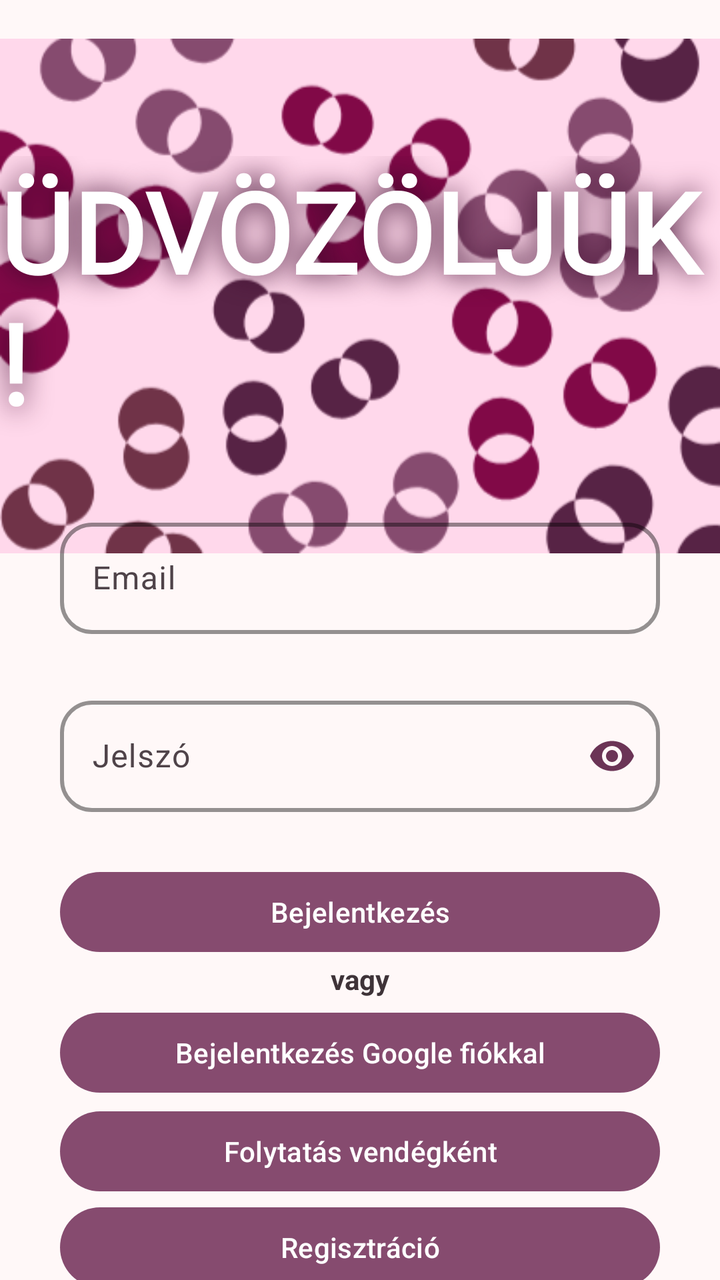
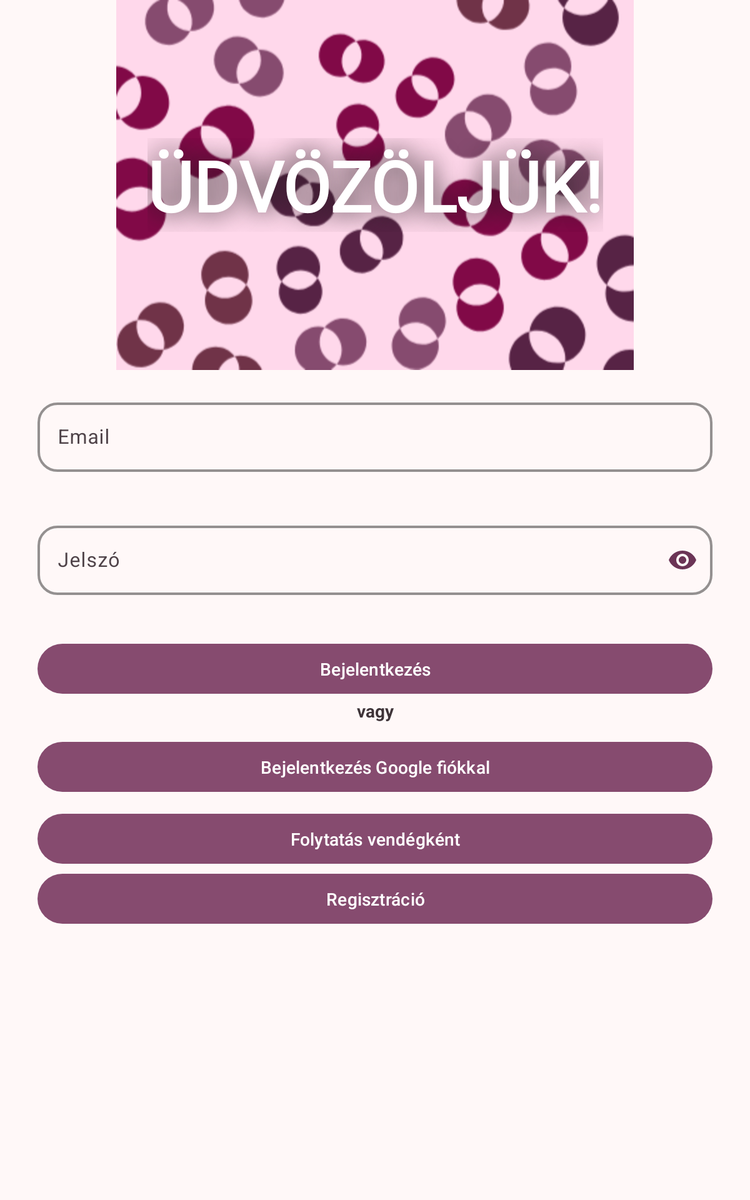

An Android layout and its configuration variant, each rendered on a device that would load it. The default file and the variant file are quoted in full after the pictures.
<!-- AndroidManifest.xml: application theme Base.Theme.NailAppt -->
<!-- res/layout/activity_signin.xml -->
<?xml version="1.0" encoding="utf-8"?>
<androidx.constraintlayout.widget.ConstraintLayout xmlns:android="http://schemas.android.com/apk/res/android"
    xmlns:app="http://schemas.android.com/apk/res-auto"
    xmlns:tools="http://schemas.android.com/tools"
    android:id="@+id/signin"
    android:layout_width="match_parent"
    android:layout_height="match_parent"
    android:background="@color/md_theme_background"
    android:fadingEdge="horizontal|vertical"
    android:fadingEdgeLength="30dp"
    android:windowSoftInputMode="adjustResize"
    tools:context=".SignInActivity">

    <ImageView
        android:id="@+id/pinkBanner"
        android:layout_width="wrap_content"
        android:layout_height="wrap_content"
        android:contentDescription="@string/pink_banner"
        android:src="@drawable/splash4"
        app:layout_constraintEnd_toEndOf="parent"
        app:layout_constraintStart_toStartOf="parent"
        app:layout_constraintTop_toTopOf="parent" />


    <TextView
        android:id="@+id/welcomeText"
        android:layout_width="wrap_content"
        android:layout_height="wrap_content"
        android:fontFamily="@font/jaldi"
        android:shadowColor="@color/md_theme_onPrimaryFixed"
        android:shadowRadius="35"
        android:text="@string/welcome"
        android:textAllCaps="true"
        android:textAppearance="@style/TextAppearance.AppCompat.Display3"
        android:textColor="@color/md_theme_onPrimaryFixedVariant_highContrast"
        android:textStyle="bold"
        android:typeface="normal"
        app:layout_constraintBottom_toBottomOf="@+id/pinkBanner"
        app:layout_constraintEnd_toEndOf="parent"
        app:layout_constraintHorizontal_bias="0.5"
        app:layout_constraintStart_toStartOf="parent"
        app:layout_constraintTop_toTopOf="@+id/pinkBanner" />

    <androidx.constraintlayout.widget.Barrier
        android:layout_width="match_parent"
        android:layout_height="match_parent"
        />

    <com.google.android.material.textfield.TextInputLayout
        android:id="@+id/editTextEmailLayout"
        android:layout_width="match_parent"
        android:layout_height="wrap_content"
        android:layout_marginStart="30dp"
        android:layout_marginEnd="30dp"
        app:boxBackgroundMode="outline"
        app:boxCornerRadiusBottomEnd="16dp"
        app:boxCornerRadiusBottomStart="16dp"
        app:boxCornerRadiusTopEnd="16dp"
        app:boxCornerRadiusTopStart="16dp"
        app:boxStrokeColor="@color/md_theme_onPrimaryContainer"
        app:boxStrokeWidth="2dp"
        app:errorEnabled="true"
        app:layout_constraintBottom_toBottomOf="parent"
        app:layout_constraintTop_toTopOf="parent"
        app:layout_constraintVertical_bias="0.458"
        app:passwordToggleTint="@color/md_theme_onPrimaryContainer"
        tools:layout_editor_absoluteX="30dp">

        <com.google.android.material.textfield.TextInputEditText
            android:id="@+id/editTextEmail"
            android:layout_width="match_parent"
            android:layout_height="wrap_content"
            android:background="@null"
            android:cursorVisible="true"
            android:ems="10"
            android:hint="@string/email"
            android:inputType="textEmailAddress"
            tools:layout_editor_absoluteX="0dp" />

    </com.google.android.material.textfield.TextInputLayout>

    <com.google.android.material.textfield.TextInputLayout
        android:id="@+id/editTextPasswordLayout"
        android:layout_width="match_parent"
        android:layout_height="wrap_content"
        android:layout_marginStart="30dp"
        android:layout_marginEnd="30dp"
        app:boxCornerRadiusBottomEnd="16dp"
        app:boxCornerRadiusBottomStart="16dp"
        app:boxCornerRadiusTopEnd="16dp"
        app:boxCornerRadiusTopStart="16dp"
        app:boxStrokeColor="@color/md_theme_onPrimaryContainer"
        app:boxStrokeWidth="2dp"
        app:errorEnabled="true"
        app:layout_constraintBottom_toBottomOf="parent"
        app:layout_constraintTop_toBottomOf="@+id/editTextEmailLayout"
        app:layout_constraintVertical_bias="0.035"
        app:passwordToggleEnabled="true"
        app:passwordToggleTint="@color/md_theme_onPrimaryContainer"
        tools:layout_editor_absoluteX="30dp">

        <com.google.android.material.textfield.TextInputEditText
            android:id="@+id/editTextPassword"
            android:layout_width="match_parent"
            android:layout_height="wrap_content"
            android:ems="10"
            android:hint="@string/password"
            android:inputType="textPassword"
            tools:layout_editor_absoluteX="0dp" />
    </com.google.android.material.textfield.TextInputLayout>


    <Button
        android:id="@+id/loginButton"
        android:layout_width="0dp"
        android:layout_height="wrap_content"
        android:layout_marginStart="30dp"
        android:layout_marginEnd="30dp"
        android:onClick="login"
        android:text="@string/signin"
        android:windowSoftInputMode="adjustResize"
        app:layout_constraintBottom_toBottomOf="parent"
        app:layout_constraintEnd_toEndOf="parent"
        app:layout_constraintStart_toStartOf="parent"
        app:layout_constraintTop_toBottomOf="@+id/editTextPasswordLayout"
        app:layout_constraintVertical_bias="0.035" />


    <TextView
        android:id="@+id/textView2"
        android:layout_width="wrap_content"
        android:layout_height="wrap_content"
        android:text="@string/or"
        android:textColor="@color/md_theme_onSurfaceVariant_mediumContrast"
        android:textStyle="bold"
        app:layout_constraintEnd_toEndOf="parent"
        app:layout_constraintStart_toStartOf="parent"
        app:layout_constraintTop_toBottomOf="@+id/loginButton" />

    <Button
        android:id="@+id/googleSignInButton"
        android:layout_width="0dp"
        android:layout_height="wrap_content"
        android:layout_marginStart="30dp"

        android:layout_marginEnd="30dp"
        android:onClick="loginWithGoogle"
        android:text="@string/loginWithGoogle"
        app:layout_constraintBottom_toBottomOf="parent"
        app:layout_constraintEnd_toEndOf="parent"
        app:layout_constraintHorizontal_bias="0.0"
        app:layout_constraintStart_toStartOf="parent"
        app:layout_constraintTop_toBottomOf="@+id/textView2"
        app:layout_constraintVertical_bias="0.035" />

    <Button
        android:id="@+id/guestSignInButton"
        android:layout_width="0dp"
        android:layout_height="wrap_content"
        android:layout_marginStart="30dp"
        android:layout_marginEnd="30dp"
        android:onClick="loginAsGuest"
        android:text="@string/continueAsGuest"
        app:layout_constraintBottom_toBottomOf="parent"
        app:layout_constraintEnd_toEndOf="parent"
        app:layout_constraintHorizontal_bias="0.0"
        app:layout_constraintStart_toStartOf="parent"
        app:layout_constraintTop_toBottomOf="@+id/googleSignInButton"
        app:layout_constraintVertical_bias="0.035" />

    <Button
        android:id="@+id/registerButton"
        android:layout_width="0dp"
        android:layout_height="wrap_content"
        android:layout_marginStart="30dp"
        android:layout_marginEnd="30dp"
        android:onClick="register"
        android:text="@string/signup"
        app:layout_constraintBottom_toBottomOf="parent"
        app:layout_constraintEnd_toEndOf="parent"
        app:layout_constraintHorizontal_bias="0.0"
        app:layout_constraintStart_toStartOf="parent"
        app:layout_constraintTop_toBottomOf="@+id/guestSignInButton"
        app:layout_constraintVertical_bias="0.035" />


</androidx.constraintlayout.widget.ConstraintLayout>
<!-- resources referenced by this layout -->
<resources>
  <color name="md_theme_background">#FFF8F8</color>
  <color name="md_theme_onPrimaryContainer">#6B3456</color>
  <color name="md_theme_onPrimaryFixed">#370729</color>
  <color name="md_theme_onPrimaryFixedVariant_highContrast">#FFFFFF</color>
  <color name="md_theme_onSurfaceVariant_mediumContrast">#3E3338</color>
  <string name="continueAsGuest">Folytatás vendégként</string>
  <string name="email">Email</string>
  <string name="loginWithGoogle">Bejelentkezés Google fiókkal</string>
  <string name="or">vagy</string>
  <string name="password">Jelszó</string>
  <string name="pink_banner">Pink banner</string>
  <string name="signin">Bejelentkezés</string>
  <string name="signup">Regisztráció</string>
  <string name="welcome">Üdvözöljük!</string>
  <color name="md_theme_primary">#864B6F</color>
  <color name="md_theme_onPrimary">#FFFFFF</color>
  <color name="md_theme_primaryContainer">#FFD8EB</color>
  <color name="md_theme_secondary">#7E4D7B</color>
  <color name="md_theme_onSecondary">#FFFFFF</color>
  <color name="md_theme_secondaryContainer">#FFD6F7</color>
  <color name="md_theme_onSecondaryContainer">#643662</color>
  <color name="md_theme_tertiary">#8C4A60</color>
  <color name="md_theme_onTertiary">#FFFFFF</color>
  <color name="md_theme_tertiaryContainer">#FFD9E2</color>
  <color name="md_theme_onTertiaryContainer">#703348</color>
  <color name="md_theme_error">#BA1A1A</color>
  <color name="md_theme_onError">#FFFFFF</color>
  <color name="md_theme_errorContainer">#FFDAD6</color>
  <color name="md_theme_onErrorContainer">#93000A</color>
  <color name="md_theme_onBackground">#211A1D</color>
  <color name="md_theme_surface">#FFF8F8</color>
  <color name="md_theme_onSurface">#211A1D</color>
  <color name="md_theme_surfaceVariant">#F0DEE5</color>
  <color name="md_theme_onSurfaceVariant">#4F4349</color>
  <color name="md_theme_outline">#817379</color>
  <color name="md_theme_outlineVariant">#D3C2C9</color>
  <color name="md_theme_inverseSurface">#362E32</color>
  <color name="md_theme_inverseOnSurface">#FCEDF2</color>
  <color name="md_theme_inversePrimary">#FAB1D9</color>
  <color name="md_theme_primaryFixed">#FFD8EB</color>
  <color name="md_theme_primaryFixedDim">#FAB1D9</color>
  <color name="md_theme_onPrimaryFixedVariant">#6B3456</color>
  <color name="md_theme_secondaryFixed">#FFD6F7</color>
  <color name="md_theme_onSecondaryFixed">#330834</color>
  <color name="md_theme_secondaryFixedDim">#EFB3E8</color>
  <color name="md_theme_onSecondaryFixedVariant">#643662</color>
  <color name="md_theme_tertiaryFixed">#FFD9E2</color>
  <color name="md_theme_onTertiaryFixed">#3A071D</color>
  <color name="md_theme_tertiaryFixedDim">#FFB1C8</color>
  <color name="md_theme_onTertiaryFixedVariant">#703348</color>
  <color name="md_theme_surfaceDim">#E4D6DB</color>
  <color name="md_theme_surfaceBright">#FFF8F8</color>
  <color name="md_theme_surfaceContainerLowest">#FFFFFF</color>
  <color name="md_theme_surfaceContainerLow">#FFF0F5</color>
  <color name="md_theme_surfaceContainer">#F9EAEF</color>
  <color name="md_theme_surfaceContainerHigh">#F3E4E9</color>
  <color name="md_theme_surfaceContainerHighest">#EDDFE4</color>
</resources>
<!-- res/layout-h680dp/activity_signin.xml (the repository's variant of the layout above) -->
<!-- drawn on a 7-inch tablet held upright -->
<?xml version="1.0" encoding="utf-8"?>
<androidx.constraintlayout.widget.ConstraintLayout
    xmlns:android="http://schemas.android.com/apk/res/android"
    xmlns:app="http://schemas.android.com/apk/res-auto"
    xmlns:tools="http://schemas.android.com/tools"
    android:id="@+id/signin"
    android:layout_width="match_parent"
    android:layout_height="match_parent"
    android:background="@color/md_theme_background"
    android:fadingEdge="horizontal|vertical"
    android:fadingEdgeLength="30dp"
    android:windowSoftInputMode="adjustResize"
    tools:context=".SignInActivity">


    <ImageView
        android:id="@+id/pinkBanner"
        android:layout_width="wrap_content"
        android:layout_height="wrap_content"
        android:contentDescription="@string/pink_banner"
        android:src="@drawable/splash4"
        app:layout_constraintEnd_toEndOf="parent"
        app:layout_constraintStart_toStartOf="parent"
        app:layout_constraintTop_toTopOf="parent"
        app:layout_constraintVertical_bias="0" />

    <TextView
        android:id="@+id/welcomeText"
        android:layout_width="wrap_content"
        android:layout_height="wrap_content"
        android:fontFamily="@font/jaldi"
        android:shadowColor="@color/md_theme_onBackground_mediumContrast"
        android:shadowRadius="35"
        android:text="@string/welcome"
        android:textAllCaps="true"
        android:textAppearance="@style/TextAppearance.AppCompat.Display3"
        android:textColor="@color/md_theme_onSecondary"
        android:textStyle="bold"
        android:typeface="normal"
        app:layout_constraintBottom_toBottomOf="@+id/pinkBanner"
        app:layout_constraintEnd_toEndOf="parent"
        app:layout_constraintHorizontal_bias="0.5"
        app:layout_constraintStart_toStartOf="parent"
        app:layout_constraintTop_toTopOf="@+id/pinkBanner" />


    <com.google.android.material.textfield.TextInputLayout
        android:id="@+id/editTextEmailLayout"
        android:layout_width="match_parent"
        android:layout_height="wrap_content"
        android:layout_marginStart="30dp"
        android:layout_marginEnd="30dp"
        app:boxBackgroundMode="outline"
        app:boxCornerRadiusBottomEnd="16dp"
        app:boxCornerRadiusBottomStart="16dp"
        app:boxCornerRadiusTopEnd="16dp"
        app:boxCornerRadiusTopStart="16dp"
        app:boxStrokeColor="@color/md_theme_onPrimaryContainer"
        app:boxStrokeWidth="2dp"
        app:errorEnabled="true"
        app:layout_constraintBottom_toBottomOf="parent"
        app:layout_constraintTop_toBottomOf="@+id/pinkBanner"
        app:layout_constraintVertical_bias="0.035"
        app:passwordToggleTint="@color/md_theme_onPrimaryContainer">

        <com.google.android.material.textfield.TextInputEditText
            android:id="@+id/editTextEmail"
            android:layout_width="match_parent"
            android:layout_height="wrap_content"
            android:background="@null"
            android:cursorVisible="true"
            android:ems="10"
            android:hint="@string/email"
            android:inputType="textEmailAddress"
            tools:layout_editor_absoluteX="0dp" />

    </com.google.android.material.textfield.TextInputLayout>

    <com.google.android.material.textfield.TextInputLayout
        android:id="@+id/editTextPasswordLayout"
        android:layout_width="match_parent"
        android:layout_height="wrap_content"
        android:layout_marginStart="30dp"
        android:layout_marginEnd="30dp"
        app:boxCornerRadiusBottomEnd="16dp"
        app:boxCornerRadiusBottomStart="16dp"
        app:boxCornerRadiusTopEnd="16dp"
        app:boxCornerRadiusTopStart="16dp"
        app:boxStrokeColor="@color/md_theme_onPrimaryContainer"
        app:boxStrokeWidth="2dp"
        app:errorEnabled="true"
        app:layout_constraintBottom_toBottomOf="parent"
        app:layout_constraintTop_toBottomOf="@+id/editTextEmailLayout"
        app:layout_constraintVertical_bias="0.035"
        app:passwordToggleEnabled="true"
        app:passwordToggleTint="@color/md_theme_onPrimaryContainer">

        <com.google.android.material.textfield.TextInputEditText
            android:id="@+id/editTextPassword"
            android:layout_width="match_parent"
            android:layout_height="wrap_content"
            android:ems="10"
            android:hint="@string/password"
            android:inputType="textPassword"
            tools:layout_editor_absoluteX="0dp" />
    </com.google.android.material.textfield.TextInputLayout>


    <Button
        android:id="@+id/loginButton"
        android:layout_width="0dp"
        android:layout_height="wrap_content"
        android:layout_marginStart="30dp"
        android:layout_marginEnd="30dp"
        android:onClick="login"
        android:text="@string/signin"
        android:windowSoftInputMode="adjustResize"
        app:layout_constraintBottom_toBottomOf="parent"
        app:layout_constraintEnd_toEndOf="parent"
        app:layout_constraintStart_toStartOf="parent"
        app:layout_constraintTop_toBottomOf="@+id/editTextPasswordLayout"
        app:layout_constraintVertical_bias="0.035" />


    <TextView
        android:id="@+id/textView2"
        android:layout_width="wrap_content"
        android:layout_height="wrap_content"
        android:text="@string/or"
        android:textColor="@color/md_theme_onSurfaceVariant_mediumContrast"
        android:textStyle="bold"
        app:layout_constraintEnd_toEndOf="parent"
        app:layout_constraintStart_toStartOf="parent"
        app:layout_constraintTop_toBottomOf="@+id/loginButton" />

    <Button
        android:id="@+id/googleSignInButton"
        android:layout_width="0dp"
        android:layout_height="wrap_content"
        android:layout_marginStart="30dp"

        android:layout_marginEnd="30dp"
        android:onClick="loginWithGoogle"
        android:text="@string/loginWithGoogle"
        app:layout_constraintBottom_toBottomOf="parent"
        app:layout_constraintEnd_toEndOf="parent"
        app:layout_constraintHorizontal_bias="0.0"
        app:layout_constraintStart_toStartOf="parent"
        app:layout_constraintTop_toBottomOf="@+id/textView2"
        app:layout_constraintVertical_bias="0.035" />

    <Button
        android:id="@+id/guestSignInButton"
        android:layout_width="0dp"
        android:layout_height="wrap_content"
        android:layout_marginStart="30dp"
        android:layout_marginEnd="30dp"
        android:onClick="loginAsGuest"
        android:text="@string/continueAsGuest"
        app:layout_constraintBottom_toBottomOf="parent"
        app:layout_constraintEnd_toEndOf="parent"
        app:layout_constraintHorizontal_bias="0.0"
        app:layout_constraintStart_toStartOf="parent"
        app:layout_constraintTop_toBottomOf="@+id/googleSignInButton"
        app:layout_constraintVertical_bias="0.035" />

    <Button
        android:id="@+id/registerButton"
        android:layout_width="match_parent"
        android:layout_height="wrap_content"
        android:layout_marginStart="30dp"
        android:layout_marginEnd="30dp"
        android:onClick="register"
        android:text="@string/signup"
        app:layout_constraintEnd_toEndOf="parent"
        app:layout_constraintStart_toStartOf="parent"
        app:layout_constraintTop_toBottomOf="@+id/guestSignInButton"
        app:layout_constraintVertical_bias="0" />

</androidx.constraintlayout.widget.ConstraintLayout>
<!-- resources referenced by the variant -->
<!-- as a 7-inch tablet held upright resolves them -->
<resources>
  <color name="md_theme_background">#FFF8F8</color>
  <color name="md_theme_onBackground_mediumContrast">#211A1D</color>
  <color name="md_theme_onPrimaryContainer">#6B3456</color>
  <color name="md_theme_onSecondary">#FFFFFF</color>
  <color name="md_theme_onSurfaceVariant_mediumContrast">#3E3338</color>
  <string name="continueAsGuest">Folytatás vendégként</string>
  <string name="email">Email</string>
  <string name="loginWithGoogle">Bejelentkezés Google fiókkal</string>
  <string name="or">vagy</string>
  <string name="password">Jelszó</string>
  <string name="pink_banner">Pink banner</string>
  <string name="signin">Bejelentkezés</string>
  <string name="signup">Regisztráció</string>
  <string name="welcome">Üdvözöljük!</string>
  <color name="md_theme_primary">#864B6F</color>
  <color name="md_theme_onPrimary">#FFFFFF</color>
  <color name="md_theme_primaryContainer">#FFD8EB</color>
  <color name="md_theme_secondary">#7E4D7B</color>
  <color name="md_theme_secondaryContainer">#FFD6F7</color>
  <color name="md_theme_onSecondaryContainer">#643662</color>
  <color name="md_theme_tertiary">#8C4A60</color>
  <color name="md_theme_onTertiary">#FFFFFF</color>
  <color name="md_theme_tertiaryContainer">#FFD9E2</color>
  <color name="md_theme_onTertiaryContainer">#703348</color>
  <color name="md_theme_error">#BA1A1A</color>
  <color name="md_theme_onError">#FFFFFF</color>
  <color name="md_theme_errorContainer">#FFDAD6</color>
  <color name="md_theme_onErrorContainer">#93000A</color>
  <color name="md_theme_onBackground">#211A1D</color>
  <color name="md_theme_surface">#FFF8F8</color>
  <color name="md_theme_onSurface">#211A1D</color>
  <color name="md_theme_surfaceVariant">#F0DEE5</color>
  <color name="md_theme_onSurfaceVariant">#4F4349</color>
  <color name="md_theme_outline">#817379</color>
  <color name="md_theme_outlineVariant">#D3C2C9</color>
  <color name="md_theme_inverseSurface">#362E32</color>
  <color name="md_theme_inverseOnSurface">#FCEDF2</color>
  <color name="md_theme_inversePrimary">#FAB1D9</color>
  <color name="md_theme_primaryFixed">#FFD8EB</color>
  <color name="md_theme_onPrimaryFixed">#370729</color>
  <color name="md_theme_primaryFixedDim">#FAB1D9</color>
  <color name="md_theme_onPrimaryFixedVariant">#6B3456</color>
  <color name="md_theme_secondaryFixed">#FFD6F7</color>
  <color name="md_theme_onSecondaryFixed">#330834</color>
  <color name="md_theme_secondaryFixedDim">#EFB3E8</color>
  <color name="md_theme_onSecondaryFixedVariant">#643662</color>
  <color name="md_theme_tertiaryFixed">#FFD9E2</color>
  <color name="md_theme_onTertiaryFixed">#3A071D</color>
  <color name="md_theme_tertiaryFixedDim">#FFB1C8</color>
  <color name="md_theme_onTertiaryFixedVariant">#703348</color>
  <color name="md_theme_surfaceDim">#E4D6DB</color>
  <color name="md_theme_surfaceBright">#FFF8F8</color>
  <color name="md_theme_surfaceContainerLowest">#FFFFFF</color>
  <color name="md_theme_surfaceContainerLow">#FFF0F5</color>
  <color name="md_theme_surfaceContainer">#F9EAEF</color>
  <color name="md_theme_surfaceContainerHigh">#F3E4E9</color>
  <color name="md_theme_surfaceContainerHighest">#EDDFE4</color>
</resources>
